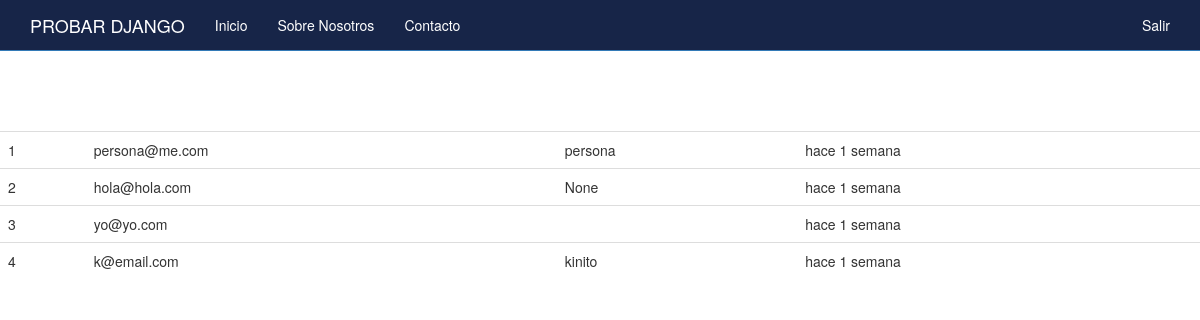
The app's page / (signed in) with its own data.
### boletin/models.py (models this page shows, shortened)
class Registrado(models.Model):
	nombre = models.CharField(max_length=100, blank=True, null=True)
	email = models.EmailField()
	timestamp = models.DateTimeField(auto_now_add=True, auto_now=False)
	def __str__(self): #Python 3
		return self.email

### boletin/views.py (the view, shortened to what this page needs)
# urls.py: url(r'^$', views.inicio, name='inicio'),
def inicio(request):
	titulo ="Bienvenid@s"
	if request.user.is_authenticated():
		titulo = "Bienvenid@ %s" %(request.user)
	form = RegModelForm(request.POST or None)
	context = {
		"titulo": titulo,
		"el_form": form,
	}
	if request.user.is_authenticated() and request.user.is_staff:
		queryset = Registrado.objects.all().order_by("-timestamp") #.filter(nombre__iexact="kinito")
		context = {
			"queryset": queryset,
		}
	return render(request, "inicio.html", context)

### templates/inicio.html (shortened to what this page needs)
{% extends "base.html" %}
{% load crispy_forms_tags %}
{% load static %}
{% block jumbotron %}
{% if request.user.is_staff %}
<table class='table'>
{% for instance in queryset %}
<tr><td>{{ forloop.counter }}</td><td>{{ instance }}</td><td>{{ instance.nombre }}</td><td>hace {{ instance.timestamp|timesince }}</td></tr><br/>
{% endfor %}
</table>
{% endif %}
{% endblock %}

### static_pro/static/css/navbar-static-top.css (style rules this page uses)
body { min-height: 750px !important; }

### records on screen
Registrado: email "persona@me.com", nombre "persona", timestamp "1 semana"
Registrado: email "hola@hola.com", nombre "None", timestamp "1 semana"
Registrado: email "yo@yo.com", timestamp "1 semana"
Registrado: email "k@email.com", nombre "kinito", timestamp "1 semana"
